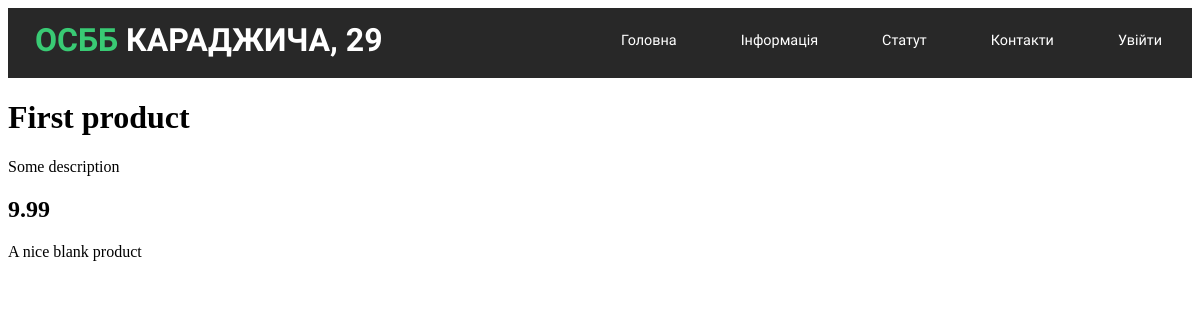
The app's page /product/ with its own data.
### products/models.py (models this page shows, shortened)
class Product(models.Model):
	title = models.CharField(max_length=120)
	description = models.TextField(blank=True, null=True)
	price = models.DecimalField(decimal_places=2, max_digits=10000)
	summary = models.TextField()

### products/views.py (the view)
# urls.py: path('product/', product_detail_view),
def product_detail_view(request):
     obj = Product.objects.get(id=1)
     context = {
         'object': obj
     }
     return render(request, "products/product_detail.html", context)

### products/templates/products/product_detail.html
{% extends 'base.html' %}
{% block content %}
	<h1>{{ object.title }}</h1>
	<p>{{ object.description }}</p>
	<h2>{{ object.price }}</h2>
	<p>{{ object.summary }}</p>
{% endblock %}

### static/css/navbar.css (style rules this page uses)
html { margin: 0; padding: 0; }

### records on screen
Product: title "First product", description "Some description", price "9.99", summary "A nice blank product"
